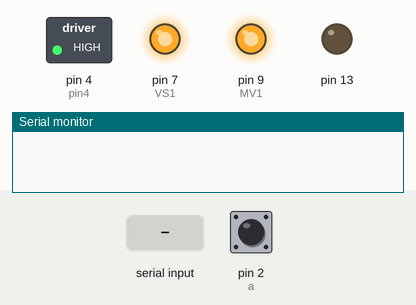
Recording of a sketch running on a simulated Arduino Uno, built with avr-gcc and run on an emulated ATmega328P. Parts: switched loads named in the sketch (green lamp = pin HIGH), output pins drawn as LEDs (lit = HIGH), the last lines printed to the serial monitor. Inputs (shaded band) come from the test bench; at power-on: pin 2 (a) HIGH.

Above: at 1.2 s.
1.3 s: "2\n" received over Serial
At 1.45 s:
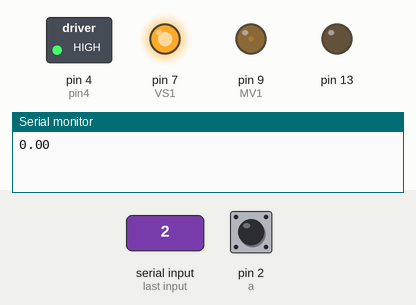
4.3 s: "0\n" received over Serial
At 5.05 s:
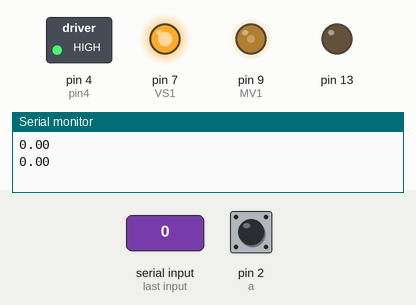
Timing chart, 0 to 8.0 s (numbered marks = the images above; inputs shaded):
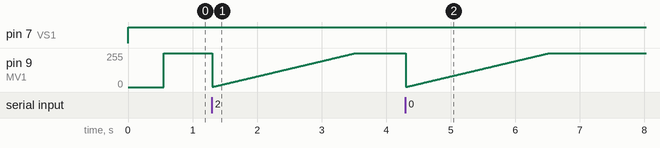

The sketch:

arduino_drive.ino
```cpp
/*Ryan Reschak and Erik Salazar and Mia Wehrlen
 * Make sure the Arduino is connected to the RPi in the A4 and A5 pins
 * Velocity left and Right of Wheels
 * calculate the velocities of the left and right wheel
 * Sends that number back
 */
#define SLAVE_ADDRESS 0x04
#define PI 3.1415926535897932384626433832795
#define MV1 9
#define VS1 7
#define VS2 8
#define pin4 4
#define pin12 12
#define outPin 9
//These are all motor controller values
int a = 2;
int b = 6;  //initialize pins
int time;
int PWMOutput = 0;
int lastState = 0;
int counter1 = 0; //keeps track of position of encoder
int counter2 = 0;
float AngularVelocity1 = 0;  //initialize all variables
float StartTime1 = 0;
float EndTime1 = 0;
float StartLoop = 0;
float EndLoop = 0;
float AngularPosition1 = 0;

const float Kp = 0.2274788;
const float K = 6.4;
const float Ki = 0.0517371;

float I = 0;
float e_past = 0;
float Ts = 0;
float Tc;
float currPos=0;
float desPos = 0; // This should be set as whatever the desired position for the wheel is
float error = 0;
float error_past = 0;

//These are all value sent and recieved values (i2c)
String number = "";
float setPosition = PI;
bool stringComplete = false;

void setup() {
  // put your setup code here, to run once:
  pinMode(13,OUTPUT);
  // set pinmodes for digital inputs to have pullup resistor:
  pinMode(a, INPUT_PULLUP);
  digitalWrite(a, HIGH);
  pinMode(b, INPUT_PULLUP);
  digitalWrite(b, HIGH);
  // initialize serial communication at 9600 bits per second:
  pinMode (MV1,OUTPUT);// put your setup code here, to run once:
  pinMode (VS1,OUTPUT);
  //pinMode (VS2,OUTPUT);
  digitalWrite (VS1, LOW);
  //digitalWrite (VS2, LOW);
  pinMode (pin4,OUTPUT);
  pinMode (pin12,INPUT);
  digitalWrite(pin4,HIGH);
  time = 0;
  StartTime1 = micros();
  //these are too keep track of the time in the loop and interrupt
  StartLoop = micros();
  Tc =micros();
  attachInterrupt(digitalPinToInterrupt (a),interruptEncoder1, RISING);
  //initialize the interrupts and sets the flag

  Serial.begin(115200);//start serial for output

  //important for saving data
  number.reserve(2);
  //Serial.println("Ready!");
}

void loop() {

  if (stringComplete) {
    if (number == "1") {
      setPosition = 2*PI;
    } else if (number == "2") {
      setPosition = PI/2;
    } else if (number == "3") {
      setPosition = PI;
    } else if (number == "4") {
      setPosition = 3*PI/2;
    }
    sendData();
    stringComplete = false;
    number = "";
    I = 0;

  }

  PIcontroller();

  time = millis();

  StartLoop = EndLoop; // set the beginning time to current time
  EndLoop = micros(); // initialize the end time

}

void serialEvent(){

  while(Serial.available() > 0){
    char s = Serial.read();

    if (s != '\n') {
    number += s;
    } else {
      stringComplete = true;
      break;
    }
  }

}

void sendData() {
  //can't send floating point number
  //converts into degree for easier translation over i2c

  Serial.println(-1*AngularPosition1);
}

void interruptEncoder1 (){ //interrupt
  // read the input pin:
  if (digitalRead(a) == digitalRead(b)){ //checks to see if A channel is equal to Chanel B
    EndTime1 = micros();  // end time for interrupt1 to calculate angular velocity
    counter1 = counter1 - 2;
    if (counter1 == -1600){
      counter1 = 0;
    }
    if(counter1==1600){
      counter1 = 0;
    }
    AngularPosition1 = (counter1*2*PI)/1600;

  }else{
    EndTime1 = micros();
    counter1 = counter1 + 2;
    if (counter1 == 1600){
      counter1 = 0;
    }
    AngularPosition1 = (counter1*2*PI)/1600;

  }
  StartTime1 = EndTime1; //reset the start time to current time
}

void PIcontroller() {
  // Put this code in a loop within the main code, probably only active when the wheel is not independently moving
  // previous to the loop below, you should set desPos to the position that you wish to maintain
  // Make sure that AngularPosition is updated before this point
  currPos = -1*AngularPosition1;//whatever you used for the angular position
  //currPos=AngularPosition1;

  error=setPosition-currPos;


  I=I+(Ts/1000)*error;

  PWMOutput = error*(Kp+Ki*I);


  if(abs(PWMOutput)>255){
    PWMOutput=constrain(PWMOutput,-1,1)*255;
    error = constrain(error,-1,1)*min(255/Kp,abs(error));
  }


  digitalWrite (VS1, HIGH);
  PWMOutput = abs(PWMOutput);

  analogWrite(outPin, PWMOutput);
  Ts=micros()-Tc;
  Tc=micros();


}
```
